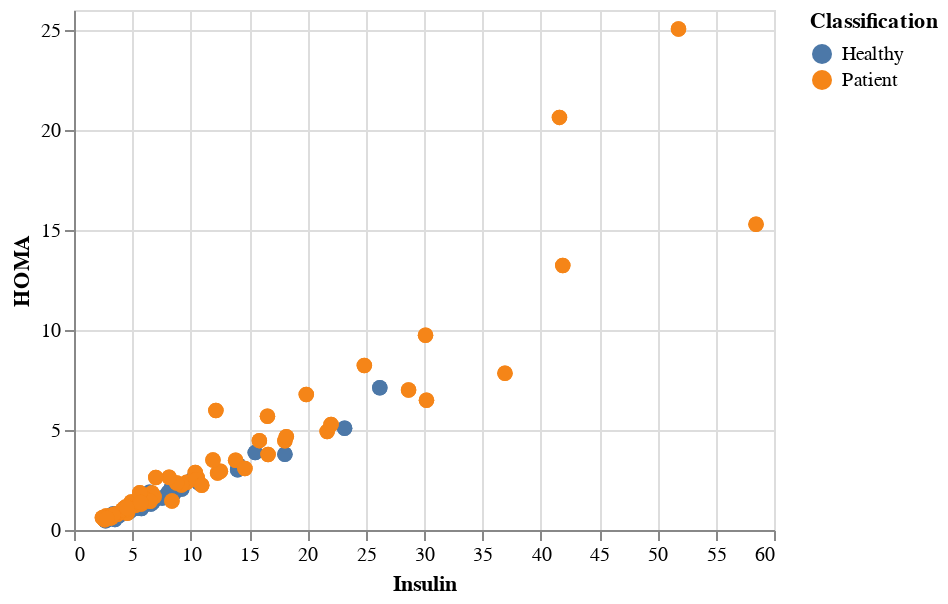

Notebook code for this chart:
### Code cell
input_dropdown = alt.binding_select(options=[None,'Patients', 'Missing'])
highlight = alt.selection(type='single',bind=input_dropdown, name='Classification',fields=['Classification'])
brush = alt.selection(type='interval')


scatter = alt.Chart(dataset).transform_fold(
    ['1', '2'],
    as_=['variable', 'Value']
).mark_circle(size=60).encode(
    x='Insulin',
    y='HOMA',
    color=alt.Color('Classification:N'),
    opacity=alt.condition(highlight | brush, alt.value(1.0), alt.value(0.1)),
).properties(
    width=350,
    height=260,
    selection=highlight
).add_selection(
    brush
)

scatter2 = alt.Chart(dataset).transform_fold(
    ["1,2","A, B"]
).mark_circle(size=60).encode(
    x='Insulin',
    y='HOMA',
    color=alt.Color('Classification:N'),
    opacity=alt.condition(highlight | brush, alt.value(1.0), alt.value(0.1)),
).properties(
    width=350,
    height=260,
    selection=highlight
).add_selection(
    brush
)
scatter

### Figure 1 — Vega-Lite specification as saved in the notebook (floating-point values rounded to 4 significant figures)
{"config": {"view": {"continuousWidth": 400, "continuousHeight": 300}}, "data": {"name": "data-4ab163a91e553ca35fdad7e1e7ddbe9f"}, "mark": {"type": "circle", "size": 60}, "encoding": {"color": {"type": "nominal", "field": "Classification"}, "opacity": {"condition": {"value": 1.0, "selection": {"or": ["Classification", "selector001"]}}, "value": 0.1}, "x": {"type": "quantitative", "field": "Insulin"}, "y": {"type": "quantitative", "field": "HOMA"}}, "height": 260, "selection": {"Classification": {"type": "single", "bind": {"input": "select", "options": [null, "Patients", "Missing"]}, "fields": ["Classification"]}, "selector001": {"type": "interval"}}, "transform": [{"fold": ["1", "2"], "as": ["variable", "Value"]}], "width": 350, "$schema": "https://vega.github.io/schema/vega-lite/v4.8.1.json", "datasets": {"data-4ab163a91e553ca35fdad7e1e7ddbe9f": [{"Age": 48, "BMI": 23.5, "Glucose": 70, "Insulin": 2.707, "HOMA": 0.4674, "Leptin": 8.807, "Adiponectin": 9.702, "Resistin": 7.996, "MCP": 417.1, "Classification": "Healthy"}, {"Age": 83, "BMI": 20.69, "Glucose": 92, "Insulin": 3.115, "HOMA": 0.7069, "Leptin": 8.844, "Adiponectin": 5.429, "Resistin": 4.064, "MCP": 468.8, "Classification": "Healthy"}, {"Age": 82, "BMI": 23.12, "Glucose": 91, "Insulin": 4.498, "HOMA": 1.01, "Leptin": 17.94, "Adiponectin": 22.43, "Resistin": 9.277, "MCP": 554.7, "Classification": "Healthy"}, {"Age": 68, "BMI": 21.37, "Glucose": 77, "Insulin": 3.226, "HOMA": 0.6127, "Leptin": 9.883, "Adiponectin": 7.17, "Resistin": 12.77, "MCP": 928.2, "Classification": "Healthy"}, {"Age": 86, "BMI": 21.11, "Glucose": 92, "Insulin": 3.549, "HOMA": 0.8054, "Leptin": 6.699, "Adiponectin": 4.819, "Resistin": 10.58, "MCP": 773.9, "Classification": "Healthy"}, {"Age": 49, "BMI": 22.85, "Glucose": 92, "Insulin": 3.226, "HOMA": 0.7321, "Leptin": 6.832, "Adiponectin": 13.68, "Resistin": 10.32, "MCP": 530.4, "Classification": "Healthy"}, {"Age": 89, "BMI": 22.7, "Glucose": 77, "Insulin": 4.69, "HOMA": 0.8908, "Leptin": 6.964, "Adiponectin": 5.59, "Resistin": 12.94, "MCP": 1256.0, "Classification": "Healthy"}, {"Age": 76, "BMI": 23.8, "Glucose": 118, "Insulin": 6.47, "HOMA": 1.883, "Leptin": 4.311, "Adiponectin": 13.25, "Resistin": 5.104, "MCP": 280.7, "Classification": "Healthy"}, {"Age": 73, "BMI": 22.0, "Glucose": 97, "Insulin": 3.35, "HOMA": 0.8015, "Leptin": 4.47, "Adiponectin": 10.36, "Resistin": 6.284, "MCP": 136.9, "Classification": "Healthy"}, {"Age": 75, "BMI": 23.0, "Glucose": 83, "Insulin": 4.952, "HOMA": 1.014, "Leptin": 17.13, "Adiponectin": 11.58, "Resistin": 7.091, "MCP": 318.3, "Classification": "Healthy"}, {"Age": 34, "BMI": 21.47, "Glucose": 78, "Insulin": 3.469, "HOMA": 0.6674, "Leptin": 14.57, "Adiponectin": 13.11, "Resistin": 6.92, "MCP": 354.6, "Classification": "Healthy"}, {"Age": 29, "BMI": 23.01, "Glucose": 82, "Insulin": 5.663, "HOMA": 1.145, "Leptin": 35.59, "Adiponectin": 26.72, "Resistin": 4.58, "MCP": 174.8, "Classification": "Healthy"}, {"Age": 25, "BMI": 22.86, "Glucose": 82, "Insulin": 4.09, "HOMA": 0.8273, "Leptin": 20.45, "Adiponectin": 23.67, "Resistin": 5.14, "MCP": 313.7, "Classification": "Healthy"}, {"Age": 24, "BMI": 18.67, "Glucose": 88, "Insulin": 6.107, "HOMA": 1.33, "Leptin": 8.88, "Adiponectin": 36.06, "Resistin": 6.85, "MCP": 632.2, "Classification": "Healthy"}, {"Age": 38, "BMI": 23.34, "Glucose": 75, "Insulin": 5.782, "HOMA": 1.07, "Leptin": 15.26, "Adiponectin": 17.95, "Resistin": 9.35, "MCP": 165.0, "Classification": "Healthy"}, {"Age": 44, "BMI": 20.76, "Glucose": 86, "Insulin": 7.553, "HOMA": 1.6, "Leptin": 14.09, "Adiponectin": 20.32, "Resistin": 7.64, "MCP": 63.61, "Classification": "Healthy"}, {"Age": 47, "BMI": 22.03, "Glucose": 84, "Insulin": 2.869, "HOMA": 0.59, "Leptin": 26.65, "Adiponectin": 38.04, "Resistin": 3.32, "MCP": 191.7, "Classification": "Healthy"}, {"Age": 61, "BMI": 32.04, "Glucose": 85, "Insulin": 18.08, "HOMA": 3.79, "Leptin": 30.77, "Adiponectin": 7.78, "Resistin": 13.68, "MCP": 444.4, "Classification": "Healthy"}, {"Age": 64, "BMI": 34.53, "Glucose": 95, "Insulin": 4.427, "HOMA": 1.037, "Leptin": 21.21, "Adiponectin": 5.463, "Resistin": 6.702, "MCP": 252.4, "Classification": "Healthy"}, {"Age": 32, "BMI": 36.51, "Glucose": 87, "Insulin": 14.03, "HOMA": 3.01, "Leptin": 49.37, "Adiponectin": 5.1, "Resistin": 17.1, "MCP": 588.5, "Classification": "Healthy"}, {"Age": 36, "BMI": 28.58, "Glucose": 86, "Insulin": 4.345, "HOMA": 0.9217, "Leptin": 15.12, "Adiponectin": 8.6, "Resistin": 9.154, "MCP": 534.2, "Classification": "Healthy"}, {"Age": 34, "BMI": 31.98, "Glucose": 87, "Insulin": 4.53, "HOMA": 0.9721, "Leptin": 28.75, "Adiponectin": 7.643, "Resistin": 5.626, "MCP": 572.8, "Classification": "Healthy"}, {"Age": 29, "BMI": 32.27, "Glucose": 84, "Insulin": 5.81, "HOMA": 1.204, "Leptin": 45.62, "Adiponectin": 6.21, "Resistin": 24.6, "MCP": 905.0, "Classification": "Healthy"}, {"Age": 35, "BMI": 30.28, "Glucose": 84, "Insulin": 4.376, "HOMA": 0.9067, "Leptin": 39.21, "Adiponectin": 9.048, "Resistin": 16.44, "MCP": 733.8, "Classification": "Healthy"}, {"Age": 54, "BMI": 30.48, "Glucose": 90, "Insulin": 5.537, "HOMA": 1.229, "Leptin": 12.33, "Adiponectin": 9.731, "Resistin": 10.19, "MCP": 1228.0, "Classification": "Healthy"}, {"Age": 45, "BMI": 37.04, "Glucose": 83, "Insulin": 6.76, "HOMA": 1.384, "Leptin": 39.98, "Adiponectin": 4.617, "Resistin": 8.704, "MCP": 586.2, "Classification": "Healthy"}, {"Age": 50, "BMI": 38.58, "Glucose": 106, "Insulin": 6.703, "HOMA": 1.753, "Leptin": 46.64, "Adiponectin": 4.668, "Resistin": 11.78, "MCP": 887.2, "Classification": "Healthy"}, {"Age": 66, "BMI": 31.45, "Glucose": 90, "Insulin": 9.245, "HOMA": 2.052, "Leptin": 45.96, "Adiponectin": 10.36, "Resistin": 23.38, "MCP": 1102.0, "Classification": "Healthy"}, {"Age": 35, "BMI": 35.25, "Glucose": 90, "Insulin": 6.817, "HOMA": 1.513, "Leptin": 50.61, "Adiponectin": 6.967, "Resistin": 22.04, "MCP": 667.9, "Classification": "Healthy"}, {"Age": 36, "BMI": 34.17, "Glucose": 80, "Insulin": 6.59, "HOMA": 1.3, "Leptin": 10.28, "Adiponectin": 5.066, "Resistin": 15.72, "MCP": 581.3, "Classification": "Healthy"}, {"Age": 66, "BMI": 36.21, "Glucose": 101, "Insulin": 15.53, "HOMA": 3.87, "Leptin": 74.71, "Adiponectin": 7.54, "Resistin": 22.32, "MCP": 865.0, "Classification": "Healthy"}, {"Age": 53, "BMI": 36.79, "Glucose": 101, "Insulin": 10.18, "HOMA": 2.535, "Leptin": 27.18, "Adiponectin": 20.03, "Resistin": 10.26, "MCP": 695.8, "Classification": "Healthy"}, {"Age": 28, "BMI": 35.86, "Glucose": 87, "Insulin": 8.576, "HOMA": 1.84, "Leptin": 68.51, "Adiponectin": 4.794, "Resistin": 21.44, "MCP": 358.6, "Classification": "Healthy"}, {"Age": 43, "BMI": 34.42, "Glucose": 89, "Insulin": 23.19, "HOMA": 5.092, "Leptin": 31.21, "Adiponectin": 8.301, "Resistin": 6.71, "MCP": 960.2, "Classification": "Healthy"}, {"Age": 51, "BMI": 27.69, "Glucose": 77, "Insulin": 3.855, "HOMA": 0.7322, "Leptin": 20.09, "Adiponectin": 3.192, "Resistin": 10.38, "MCP": 473.9, "Classification": "Healthy"}, {"Age": 67, "BMI": 29.61, "Glucose": 79, "Insulin": 5.819, "HOMA": 1.134, "Leptin": 21.9, "Adiponectin": 2.194, "Resistin": 4.207, "MCP": 585.3, "Classification": "Healthy"}, {"Age": 66, "BMI": 31.24, "Glucose": 82, "Insulin": 4.181, "HOMA": 0.8457, "Leptin": 16.22, "Adiponectin": 4.267, "Resistin": 3.292, "MCP": 634.6, "Classification": "Healthy"}, {"Age": 69, "BMI": 35.09, "Glucose": 101, "Insulin": 5.646, "HOMA": 1.407, "Leptin": 83.48, "Adiponectin": 6.797, "Resistin": 82.1, "MCP": 263.5, "Classification": "Healthy"}, {"Age": 60, "BMI": 26.35, "Glucose": 103, "Insulin": 5.138, "HOMA": 1.305, "Leptin": 24.3, "Adiponectin": 2.194, "Resistin": 20.25, "MCP": 379.0, "Classification": "Healthy"}, {"Age": 77, "BMI": 35.59, "Glucose": 76, "Insulin": 3.881, "HOMA": 0.7276, "Leptin": 21.79, "Adiponectin": 8.126, "Resistin": 17.26, "MCP": 618.3, "Classification": "Healthy"}, {"Age": 76, "BMI": 29.22, "Glucose": 83, "Insulin": 5.376, "HOMA": 1.101, "Leptin": 28.56, "Adiponectin": 7.37, "Resistin": 8.044, "MCP": 698.8, "Classification": "Healthy"}, {"Age": 76, "BMI": 27.2, "Glucose": 94, "Insulin": 14.07, "HOMA": 3.262, "Leptin": 35.89, "Adiponectin": 9.347, "Resistin": 8.416, "MCP": 377.2, "Classification": "Healthy"}, {"Age": 75, "BMI": 27.3, "Glucose": 85, "Insulin": 5.197, "HOMA": 1.09, "Leptin": 10.39, "Adiponectin": 9.001, "Resistin": 7.577, "MCP": 335.4, "Classification": "Healthy"}, {"Age": 69, "BMI": 32.5, "Glucose": 93, "Insulin": 5.43, "HOMA": 1.246, "Leptin": 15.14, "Adiponectin": 11.79, "Resistin": 11.79, "MCP": 270.1, "Classification": "Healthy"}, {"Age": 71, "BMI": 30.3, "Glucose": 102, "Insulin": 8.34, "HOMA": 2.098, "Leptin": 56.5, "Adiponectin": 8.13, "Resistin": 4.299, "MCP": 201.0, "Classification": "Healthy"}, {"Age": 66, "BMI": 27.7, "Glucose": 90, "Insulin": 6.042, "HOMA": 1.341, "Leptin": 24.85, "Adiponectin": 7.652, "Resistin": 6.705, "MCP": 225.9, "Classification": "Healthy"}, {"Age": 75, "BMI": 25.7, "Glucose": 94, "Insulin": 8.079, "HOMA": 1.873, "Leptin": 65.93, "Adiponectin": 3.741, "Resistin": 4.497, "MCP": 206.8, "Classification": "Healthy"}, {"Age": 78, "BMI": 25.3, "Glucose": 60, "Insulin": 3.508, "HOMA": 0.5192, "Leptin": 6.633, "Adiponectin": 10.57, "Resistin": 4.664, "MCP": 209.7, "Classification": "Healthy"}, {"Age": 69, "BMI": 29.4, "Glucose": 89, "Insulin": 10.7, "HOMA": 2.35, "Leptin": 45.27, "Adiponectin": 8.286, "Resistin": 4.53, "MCP": 215.8, "Classification": "Healthy"}, {"Age": 85, "BMI": 26.6, "Glucose": 96, "Insulin": 4.462, "HOMA": 1.057, "Leptin": 7.85, "Adiponectin": 7.932, "Resistin": 9.614, "MCP": 232.0, "Classification": "Healthy"}, {"Age": 76, "BMI": 27.1, "Glucose": 110, "Insulin": 26.21, "HOMA": 7.112, "Leptin": 21.78, "Adiponectin": 4.936, "Resistin": 8.494, "MCP": 45.84, "Classification": "Healthy"}, {"Age": 77, "BMI": 25.9, "Glucose": 85, "Insulin": 4.58, "HOMA": 0.9603, "Leptin": 13.74, "Adiponectin": 9.753, "Resistin": 11.77, "MCP": 488.8, "Classification": "Healthy"}, {"Age": 45, "BMI": 21.3, "Glucose": 102, "Insulin": 13.85, "HOMA": 3.485, "Leptin": 7.648, "Adiponectin": 21.06, "Resistin": 23.03, "MCP": 552.4, "Classification": "Patient"}, {"Age": 45, "BMI": 20.83, "Glucose": 74, "Insulin": 4.56, "HOMA": 0.8324, "Leptin": 7.753, "Adiponectin": 8.237, "Resistin": 28.03, "MCP": 383.0, "Classification": "Patient"}, {"Age": 49, "BMI": 20.96, "Glucose": 94, "Insulin": 12.3, "HOMA": 2.853, "Leptin": 11.24, "Adiponectin": 8.412, "Resistin": 23.12, "MCP": 573.6, "Classification": "Patient"}, {"Age": 34, "BMI": 24.24, "Glucose": 92, "Insulin": 21.7, "HOMA": 4.924, "Leptin": 16.74, "Adiponectin": 21.82, "Resistin": 12.07, "MCP": 481.9, "Classification": "Patient"}, {"Age": 42, "BMI": 21.36, "Glucose": 93, "Insulin": 2.999, "HOMA": 0.688, "Leptin": 19.08, "Adiponectin": 8.463, "Resistin": 17.38, "MCP": 321.9, "Classification": "Patient"}, {"Age": 68, "BMI": 21.08, "Glucose": 102, "Insulin": 6.2, "HOMA": 1.56, "Leptin": 9.699, "Adiponectin": 8.575, "Resistin": 13.74, "MCP": 448.8, "Classification": "Patient"}, {"Age": 51, "BMI": 19.13, "Glucose": 93, "Insulin": 4.364, "HOMA": 1.001, "Leptin": 11.08, "Adiponectin": 5.808, "Resistin": 5.571, "MCP": 90.6, "Classification": "Patient"}, {"Age": 62, "BMI": 22.66, "Glucose": 92, "Insulin": 3.482, "HOMA": 0.7902, "Leptin": 9.865, "Adiponectin": 11.24, "Resistin": 10.7, "MCP": 704.0, "Classification": "Patient"}, {"Age": 38, "BMI": 22.5, "Glucose": 95, "Insulin": 5.261, "HOMA": 1.233, "Leptin": 8.438, "Adiponectin": 4.772, "Resistin": 15.74, "MCP": 199.1, "Classification": "Patient"}, {"Age": 69, "BMI": 21.51, "Glucose": 112, "Insulin": 6.683, "HOMA": 1.846, "Leptin": 32.58, "Adiponectin": 4.138, "Resistin": 15.7, "MCP": 713.2, "Classification": "Patient"}, {"Age": 49, "BMI": 21.37, "Glucose": 78, "Insulin": 2.64, "HOMA": 0.5079, "Leptin": 6.334, "Adiponectin": 3.886, "Resistin": 22.94, "MCP": 737.7, "Classification": "Patient"}, {"Age": 51, "BMI": 22.89, "Glucose": 103, "Insulin": 2.74, "HOMA": 0.6961, "Leptin": 8.016, "Adiponectin": 9.35, "Resistin": 11.55, "MCP": 359.2, "Classification": "Patient"}, {"Age": 59, "BMI": 22.83, "Glucose": 98, "Insulin": 6.862, "HOMA": 1.659, "Leptin": 14.9, "Adiponectin": 4.23, "Resistin": 8.205, "MCP": 355.3, "Classification": "Patient"}, {"Age": 45, "BMI": 23.14, "Glucose": 116, "Insulin": 4.902, "HOMA": 1.403, "Leptin": 18.0, "Adiponectin": 4.295, "Resistin": 5.263, "MCP": 518.6, "Classification": "Patient"}, {"Age": 54, "BMI": 24.22, "Glucose": 86, "Insulin": 3.73, "HOMA": 0.7913, "Leptin": 8.687, "Adiponectin": 3.705, "Resistin": 10.34, "MCP": 635.0, "Classification": "Patient"}, {"Age": 64, "BMI": 22.22, "Glucose": 98, "Insulin": 5.7, "HOMA": 1.378, "Leptin": 12.19, "Adiponectin": 4.784, "Resistin": 13.91, "MCP": 396.0, "Classification": "Patient"}, {"Age": 46, "BMI": 20.83, "Glucose": 88, "Insulin": 3.42, "HOMA": 0.7424, "Leptin": 12.87, "Adiponectin": 18.55, "Resistin": 13.56, "MCP": 301.2, "Classification": "Patient"}, {"Age": 44, "BMI": 19.56, "Glucose": 114, "Insulin": 15.89, "HOMA": 4.468, "Leptin": 13.08, "Adiponectin": 20.37, "Resistin": 4.62, "MCP": 220.7, "Classification": "Patient"}, {"Age": 45, "BMI": 20.26, "Glucose": 92, "Insulin": 3.44, "HOMA": 0.7807, "Leptin": 7.65, "Adiponectin": 16.67, "Resistin": 7.84, "MCP": 193.9, "Classification": "Patient"}, {"Age": 44, "BMI": 24.74, "Glucose": 106, "Insulin": 58.46, "HOMA": 15.29, "Leptin": 18.16, "Adiponectin": 16.1, "Resistin": 5.31, "MCP": 244.8, "Classification": "Patient"}, {"Age": 51, "BMI": 18.37, "Glucose": 105, "Insulin": 6.03, "HOMA": 1.562, "Leptin": 9.62, "Adiponectin": 12.76, "Resistin": 3.21, "MCP": 513.7, "Classification": "Patient"}, {"Age": 72, "BMI": 23.62, "Glucose": 105, "Insulin": 4.42, "HOMA": 1.145, "Leptin": 21.78, "Adiponectin": 17.86, "Resistin": 4.82, "MCP": 195.9, "Classification": "Patient"}, {"Age": 46, "BMI": 22.21, "Glucose": 86, "Insulin": 36.94, "HOMA": 7.836, "Leptin": 10.16, "Adiponectin": 9.76, "Resistin": 5.68, "MCP": 312.0, "Classification": "Patient"}, {"Age": 43, "BMI": 26.56, "Glucose": 101, "Insulin": 10.55, "HOMA": 2.63, "Leptin": 9.8, "Adiponectin": 6.42, "Resistin": 16.1, "MCP": 806.7, "Classification": "Patient"}, {"Age": 55, "BMI": 31.98, "Glucose": 92, "Insulin": 16.64, "HOMA": 3.775, "Leptin": 37.22, "Adiponectin": 11.02, "Resistin": 7.165, "MCP": 483.4, "Classification": "Patient"}, {"Age": 43, "BMI": 31.25, "Glucose": 103, "Insulin": 4.328, "HOMA": 1.1, "Leptin": 25.78, "Adiponectin": 12.72, "Resistin": 38.65, "MCP": 775.3, "Classification": "Patient"}, {"Age": 86, "BMI": 26.67, "Glucose": 201, "Insulin": 41.61, "HOMA": 20.63, "Leptin": 47.65, "Adiponectin": 5.357, "Resistin": 24.37, "MCP": 1698.0, "Classification": "Patient"}, {"Age": 41, "BMI": 26.67, "Glucose": 97, "Insulin": 22.03, "HOMA": 5.272, "Leptin": 44.71, "Adiponectin": 13.49, "Resistin": 27.83, "MCP": 783.8, "Classification": "Patient"}, {"Age": 59, "BMI": 28.67, "Glucose": 77, "Insulin": 3.188, "HOMA": 0.6055, "Leptin": 17.02, "Adiponectin": 16.44, "Resistin": 31.69, "MCP": 910.5, "Classification": "Patient"}, {"Age": 81, "BMI": 31.64, "Glucose": 100, "Insulin": 9.669, "HOMA": 2.385, "Leptin": 38.81, "Adiponectin": 10.64, "Resistin": 29.56, "MCP": 426.2, "Classification": "Patient"}, {"Age": 48, "BMI": 32.46, "Glucose": 99, "Insulin": 28.68, "HOMA": 7.003, "Leptin": 46.08, "Adiponectin": 21.57, "Resistin": 10.16, "MCP": 738.0, "Classification": "Patient"}, {"Age": 71, "BMI": 25.51, "Glucose": 112, "Insulin": 10.39, "HOMA": 2.872, "Leptin": 19.07, "Adiponectin": 5.486, "Resistin": 42.74, "MCP": 799.9, "Classification": "Patient"}, {"Age": 42, "BMI": 29.3, "Glucose": 98, "Insulin": 4.172, "HOMA": 1.009, "Leptin": 12.26, "Adiponectin": 6.696, "Resistin": 53.67, "MCP": 1042.0, "Classification": "Patient"}, {"Age": 65, "BMI": 29.67, "Glucose": 85, "Insulin": 14.65, "HOMA": 3.071, "Leptin": 26.52, "Adiponectin": 7.283, "Resistin": 19.46, "MCP": 1698.0, "Classification": "Patient"}, {"Age": 48, "BMI": 28.12, "Glucose": 90, "Insulin": 2.54, "HOMA": 0.5639, "Leptin": 15.53, "Adiponectin": 10.22, "Resistin": 16.11, "MCP": 1698.0, "Classification": "Patient"}, {"Age": 85, "BMI": 27.69, "Glucose": 196, "Insulin": 51.81, "HOMA": 25.05, "Leptin": 70.88, "Adiponectin": 7.902, "Resistin": 55.22, "MCP": 1078.0, "Classification": "Patient"}, {"Age": 48, "BMI": 31.25, "Glucose": 199, "Insulin": 12.16, "HOMA": 5.97, "Leptin": 18.13, "Adiponectin": 4.104, "Resistin": 53.63, "MCP": 1698.0, "Classification": "Patient"}, {"Age": 58, "BMI": 29.15, "Glucose": 139, "Insulin": 16.58, "HOMA": 5.685, "Leptin": 22.89, "Adiponectin": 10.26, "Resistin": 13.97, "MCP": 923.9, "Classification": "Patient"}, {"Age": 40, "BMI": 30.84, "Glucose": 128, "Insulin": 41.89, "HOMA": 13.23, "Leptin": 31.04, "Adiponectin": 6.161, "Resistin": 17.56, "MCP": 638.3, "Classification": "Patient"}, {"Age": 82, "BMI": 31.22, "Glucose": 100, "Insulin": 18.08, "HOMA": 4.459, "Leptin": 31.65, "Adiponectin": 9.924, "Resistin": 19.95, "MCP": 994.3, "Classification": "Patient"}, {"Age": 52, "BMI": 30.8, "Glucose": 87, "Insulin": 30.21, "HOMA": 6.483, "Leptin": 29.27, "Adiponectin": 6.269, "Resistin": 24.25, "MCP": 764.7, "Classification": "Patient"}, {"Age": 49, "BMI": 32.46, "Glucose": 134, "Insulin": 24.89, "HOMA": 8.226, "Leptin": 42.39, "Adiponectin": 10.79, "Resistin": 5.768, "MCP": 656.4, "Classification": "Patient"}, {"Age": 60, "BMI": 31.23, "Glucose": 131, "Insulin": 30.13, "HOMA": 9.736, "Leptin": 37.84, "Adiponectin": 8.404, "Resistin": 11.5, "MCP": 396.0, "Classification": "Patient"}, {"Age": 49, "BMI": 29.78, "Glucose": 70, "Insulin": 8.396, "HOMA": 1.45, "Leptin": 51.34, "Adiponectin": 10.73, "Resistin": 20.77, "MCP": 602.5, "Classification": "Patient"}, {"Age": 44, "BMI": 27.89, "Glucose": 99, "Insulin": 9.208, "HOMA": 2.249, "Leptin": 12.68, "Adiponectin": 5.478, "Resistin": 23.03, "MCP": 407.2, "Classification": "Patient"}, {"Age": 40, "BMI": 27.64, "Glucose": 103, "Insulin": 2.432, "HOMA": 0.6179, "Leptin": 14.32, "Adiponectin": 6.784, "Resistin": 26.01, "MCP": 293.1, "Classification": "Patient"}, {"Age": 71, "BMI": 27.92, "Glucose": 104, "Insulin": 18.2, "HOMA": 4.669, "Leptin": 53.5, "Adiponectin": 1.656, "Resistin": 49.24, "MCP": 256.0, "Classification": "Patient"}, {"Age": 69, "BMI": 28.44, "Glucose": 108, "Insulin": 8.808, "HOMA": 2.346, "Leptin": 14.75, "Adiponectin": 5.288, "Resistin": 16.49, "MCP": 353.6, "Classification": "Patient"}, {"Age": 74, "BMI": 28.65, "Glucose": 88, "Insulin": 3.012, "HOMA": 0.6538, "Leptin": 31.12, "Adiponectin": 7.652, "Resistin": 18.36, "MCP": 572.4, "Classification": "Patient"}, {"Age": 66, "BMI": 26.56, "Glucose": 89, "Insulin": 6.524, "HOMA": 1.432, "Leptin": 14.91, "Adiponectin": 8.43, "Resistin": 14.92, "MCP": 269.5, "Classification": "Patient"}, {"Age": 65, "BMI": 30.92, "Glucose": 97, "Insulin": 10.49, "HOMA": 2.51, "Leptin": 44.02, "Adiponectin": 3.71, "Resistin": 20.47, "MCP": 396.6, "Classification": "Patient"}, {"Age": 72, "BMI": 29.14, "Glucose": 83, "Insulin": 10.95, "HOMA": 2.242, "Leptin": 26.81, "Adiponectin": 2.785, "Resistin": 14.77, "MCP": 232.0, "Classification": "Patient"}, {"Age": 57, "BMI": 34.84, "Glucose": 95, "Insulin": 12.55, "HOMA": 2.94, "Leptin": 33.16, "Adiponectin": 2.365, "Resistin": 9.954, "MCP": 655.8, "Classification": "Patient"}, {"Age": 73, "BMI": 37.11, "Glucose": 134, "Insulin": 5.636, "HOMA": 1.863, "Leptin": 41.41, "Adiponectin": 3.336, "Resistin": 6.892, "MCP": 788.9, "Classification": "Patient"}, {"Age": 45, "BMI": 29.38, "Glucose": 90, "Insulin": 4.713, "HOMA": 1.046, "Leptin": 23.85, "Adiponectin": 6.644, "Resistin": 15.56, "MCP": 621.3, "Classification": "Patient"}, {"Age": 46, "BMI": 33.18, "Glucose": 92, "Insulin": 5.75, "HOMA": 1.305, "Leptin": 18.69, "Adiponectin": 9.16, "Resistin": 8.89, "MCP": 209.2, "Classification": "Patient"}, {"Age": 68, "BMI": 35.56, "Glucose": 131, "Insulin": 8.15, "HOMA": 2.634, "Leptin": 17.87, "Adiponectin": 11.9, "Resistin": 4.19, "MCP": 198.4, "Classification": "Patient"}, {"Age": 75, "BMI": 30.48, "Glucose": 152, "Insulin": 7.01, "HOMA": 2.628, "Leptin": 50.53, "Adiponectin": 10.06, "Resistin": 11.73, "MCP": 99.45, "Classification": "Patient"}, {"Age": 54, "BMI": 36.05, "Glucose": 119, "Insulin": 11.91, "HOMA": 3.496, "Leptin": 89.27, "Adiponectin": 8.01, "Resistin": 5.06, "MCP": 218.3, "Classification": "Patient"}, {"Age": 45, "BMI": 26.85, "Glucose": 92, "Insulin": 3.33, "HOMA": 0.7557, "Leptin": 54.68, "Adiponectin": 12.1, "Resistin": 10.96, "MCP": 268.2, "Classification": "Patient"}, {"Age": 62, "BMI": 26.84, "Glucose": 100, "Insulin": 4.53, "HOMA": 1.117, "Leptin": 12.45, "Adiponectin": 21.42, "Resistin": 7.32, "MCP": 330.2, "Classification": "Patient"}, {"Age": 65, "BMI": 32.05, "Glucose": 97, "Insulin": 5.73, "HOMA": 1.371, "Leptin": 61.48, "Adiponectin": 22.54, "Resistin": 10.33, "MCP": 314.1, "Classification": "Patient"}, {"Age": 72, "BMI": 25.59, "Glucose": 82, "Insulin": 2.82, "HOMA": 0.5704, "Leptin": 24.96, "Adiponectin": 33.75, "Resistin": 3.27, "MCP": 392.5, "Classification": "Patient"}, {"Age": 86, "BMI": 27.18, "Glucose": 138, "Insulin": 19.91, "HOMA": 6.777, "Leptin": 90.28, "Adiponectin": 14.11, "Resistin": 4.35, "MCP": 90.09, "Classification": "Patient"}]}}
